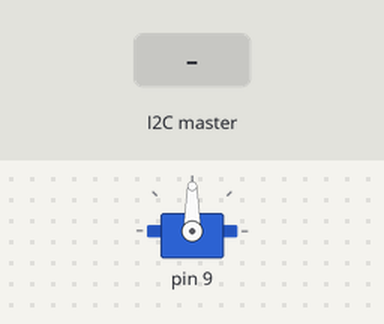
Simulated run of this sketch. Board: Arduino Uno, built with avr-gcc and run on an emulated ATmega328P. Shown: servo. Inputs (shaded band) come from the test bench.

Above: at 1.2 s.
1.3 s: the I2C master sends the byte 1
At 2.0 s:
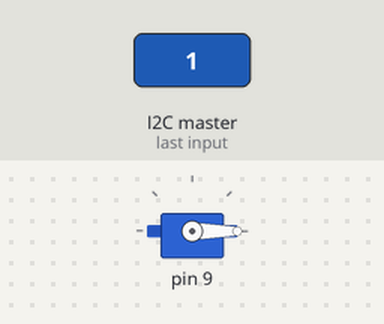
2.8 s: the I2C master sends the byte 90
At 3.1 s:
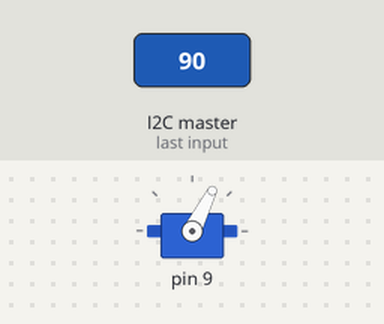
4.3 s: the I2C master sends the byte 200
At 5.5 s:
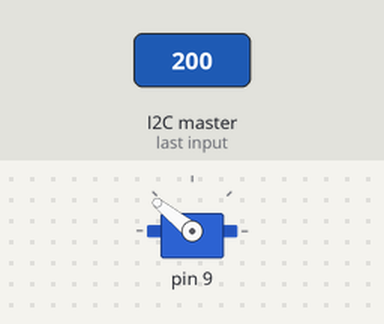
5.8 s: the I2C master sends the byte 0
At 6.6 s:
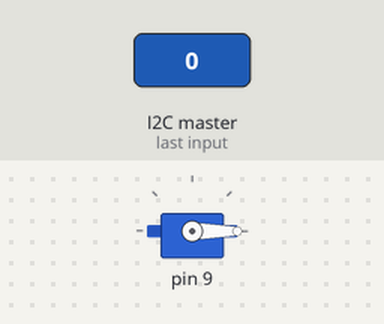
Timing chart, 0 to 8.3 s (numbered marks = the images above; inputs shaded):
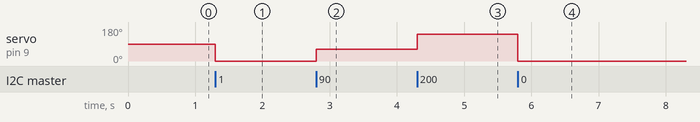

The sketch:

App.ino
```cpp
/** @mainpage
 *
 *  This is the main app for flashing on the peripheral devices module of the
 *  CARL Air Brake computer. The source code documentation is aimed at
 *  developers interested in contributing to or modifying the software.
 */

#include "Configuration.h"
#include "Brake.h"
#include "Interface.h"

static void interfaceCallback (int16_t command) {
    Brake.sendCommand(command);
}

void setup (void) {
    Brake.begin(BRAKE_OUTPUT);
    Interface.begin(
        INTERFACE_ADDRESS, INTERFACE_LOWER_LIMIT, INTERFACE_UPPER_LIMIT,
        interfaceCallback
    );
}

void loop (void) {}
```

Brake.cpp
```cpp
#include "Brake.h"

Brake_t Brake;

void Brake_t :: begin (uint8_t brake) {
    servo.attach(brake);
}

void Brake_t :: sendCommand (int16_t command) {
    servo.write(command);
}
```

Brake.h
```cpp
/** @file Brake.h */

#ifndef __BRAKE_H__
#define __BRAKE_H__

#include <Arduino.h>
#include <Servo.h>

/** @brief  Brake control.
 *
 *  This class provides an API for brake control. The brake is controlled
 *  by sending commands to a servo actuator connected to an analog output pin.
 *  The commands specify the angular position of the servo actuator from 0 to
 *  180 degrees.
 *
 *  The following configuration parameters are necessary for initializing
 *  objects of this class.
 *  - `brake` `(uint8_t)`:  Analog output pin to control.
 *
 *  An object of this class must be initialized before use by calling
 *  Brake_t::begin(). This configures the above parameter for that object.
 *  Subsequently, Brake_t::sendCommand() can be called to send commands to the
 *  brake as described above.
 */

class Brake_t {
    private:
        Servo servo;
    public:
        /** @brief  Initialize object.
         *
         *  Initializes the object by configuring its parameters.
         *
         *  @note   This function must necessarily be called at least once
         *          before calling any other member functions.
         *
         *  @param  brake   Analog output pin to control.
         */
        void begin (uint8_t brake);
        /** @brief  Send command to brake.
         *
         *  Sends a command to control the brake.
         *
         *  @param  command Brake control command.
         */
        void sendCommand (int16_t command);
};

extern Brake_t Brake;   //!< Object to expose API.

#endif
```

Interface.cpp
```cpp
#include "Interface.h"

Interface_t Interface;

static int16_t interfaceLowerLimit, interfaceUpperLimit;
static void (* interfaceCallback) (int16_t);

static void interfaceReceive (int count) {
    int16_t command;

    for (int i = 0; i < count; i++) {
        command = Wire.read();
    }
    command = map(command, 0, 255, interfaceLowerLimit, interfaceUpperLimit);

    interfaceCallback(command);
}

void Interface_t :: begin (
    uint8_t address, int16_t lowerLimit, int16_t upperLimit,
    void (* callback) (int16_t)
) {
    interfaceLowerLimit = lowerLimit;
    interfaceUpperLimit = upperLimit;
    interfaceCallback = callback;

    Wire.begin(address);
    Wire.onReceive(interfaceReceive);
}
```

Interface.h
```cpp
/** @file Interface.h */

#ifndef __INTERFACE_H__
#define __INTERFACE_H__

#include <Arduino.h>
#include <Wire.h>

/** @brief  Host interface.
 *
 *  This class provides an API to configure the I2C interface to the host. The
 *  host can then send brake control commands over I2C. Every time a command is
 *  received in this way, a callback is triggered. This callback can be used to
 *  drive the brake actuator.
 *
 *  The following configuration parameters are necessary for initializing
 *  objects of this class.
 *  - `address` `(uint8_t)`:                I2C address to respond to.
 *  - `lowerLimit` `(int16_t)`:             Brake command for full retraction.
 *  - `upperLimit` `(int16_t)`:             Brake command for full deployment.
 *  - `callback` `(void (*) (int16_t))`:    Callback to trigger.
 *
 *  An object of this class must be initialized by calling Interface_t::begin().
 *  This configures the above parameters for that object. Subsequently, the
 *  configured callback will automatically trigger whenever the host sends a
 *  brake control command.
 */

class Interface_t {
    public:
        /** @brief  Initialize object.
         *
         *  Initializes the object by configuring its parameters.
         *
         *  @param  address     I2C address to respond to.
         *  @param  lowerLimit  Brake command for full retraction.
         *  @param  upperLimit  Brake command for full deployment.
         *  @param  callback    Callback to trigger.
         */
        void begin (
            uint8_t address, int16_t lowerLimit, int16_t upperLimit,
            void (* callback) (int16_t)
        );
};

extern Interface_t Interface;   //!< Object to expose API.

#endif
```

Configuration.h
```cpp
/** @file Configuration.h */

#ifndef __CONFIGURATION_H__
#define __CONFIGURATION_H__

#include <Arduino.h>

/// Brake_t configuration parameter `brake`
const uint8_t BRAKE_OUTPUT = 9;

/// Interface_t configuration parameter `address`
const uint8_t INTERFACE_ADDRESS = 0x10;

/// Interface_t configuration parameters `lowerLimit`
const int16_t INTERFACE_LOWER_LIMIT = 0;

/// Interface_t configuration parameter `upperLimit`
const int16_t INTERFACE_UPPER_LIMIT = 180;

#endif
```

Measured:
- after the input at 1.3 s, servo on pin 9: 90° → 0° at once
- after the input at 2.8 s, servo on pin 9: 0° → 63° at once
- after the input at 4.3 s, servo on pin 9: 63° → 141° at once
- after the input at 5.8 s, servo on pin 9: 141° → 0° at once
